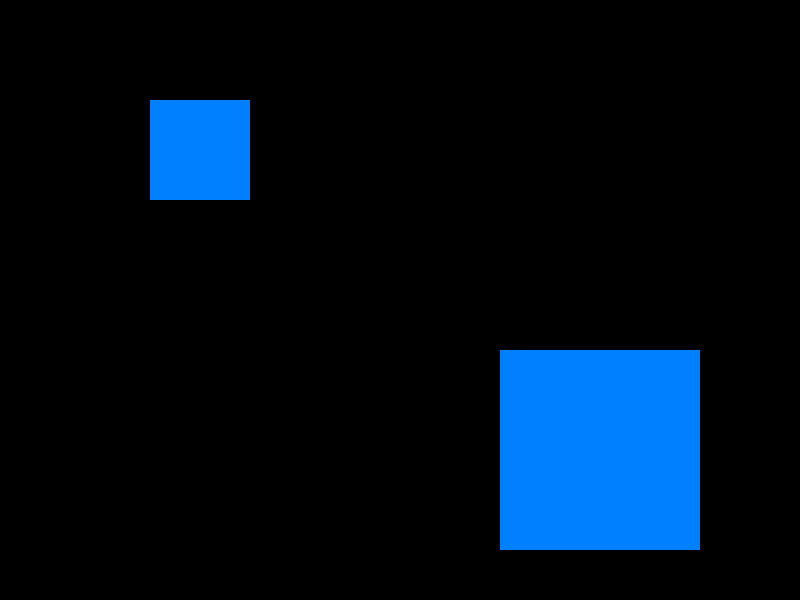
Frame 1 (no input)
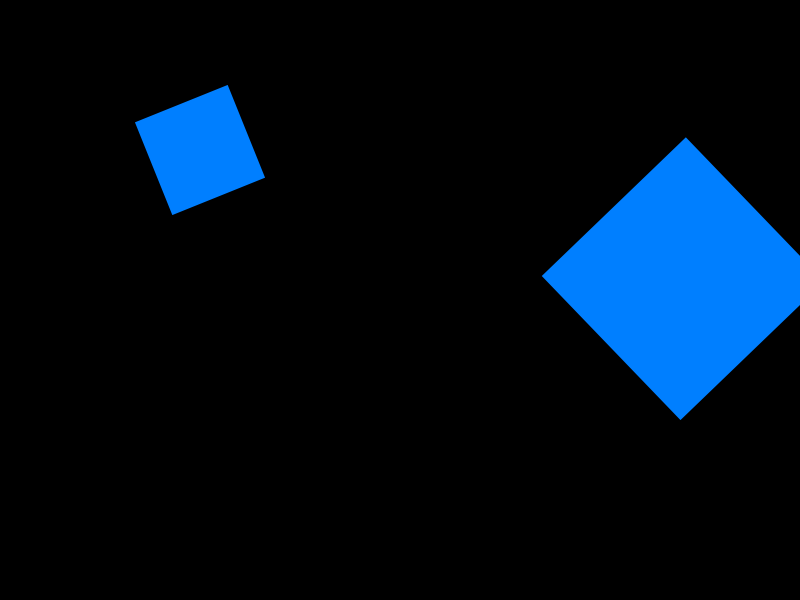
Frame 60 (the mouse pressed at the canvas centre just before this capture)
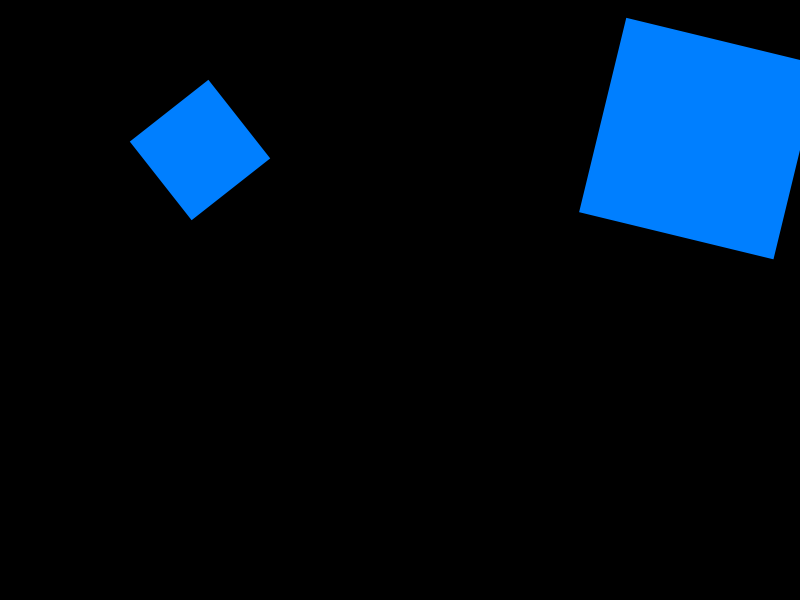
Frame 120 (the mouse held since frame 60 and released just before this capture)

The Processing sketch that drew these frames (run headless with seeded random() and noise(); from frame 60 on, the mouse is pressed at the canvas centre):

// Processing sketch: list3_7
// ── list3_7.pde
float angle = 0.0; // 回転角度

// 初期設定
void setup() {
  // 画面初期設定
  size(800, 600);
  frameRate(60);
  fill(0, 127, 255);
  noStroke();
}

// 繰り返し描画
void draw() {
  background(0);
  
  // 回転1
  translate(width/4, height/4);
  rotate(angle);
  rectMode(CENTER);
  rect(0, 0, 100, 100);
  
  // 回転2
  translate(width/2, height/2);
  rotate(angle);
  rectMode(CENTER);
  rect(0, 0, 200, 200);
  
  // 角度を更新する
  angle += 0.1;
}
